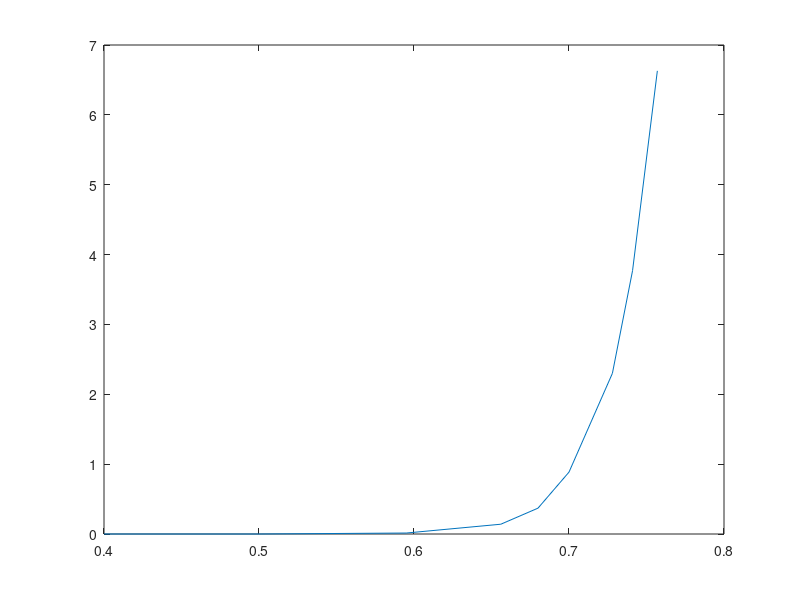

Reproduce this figure in MATLAB.
clc
clear all
close all

v = [0.4;0.5;0.595;0.656;0.68;0.7;0.728;0.741;0.757];
a = [0;0;0.014;0.14;0.37;0.886;2.3;3.77;6.63];

figure;
plot(v,a)